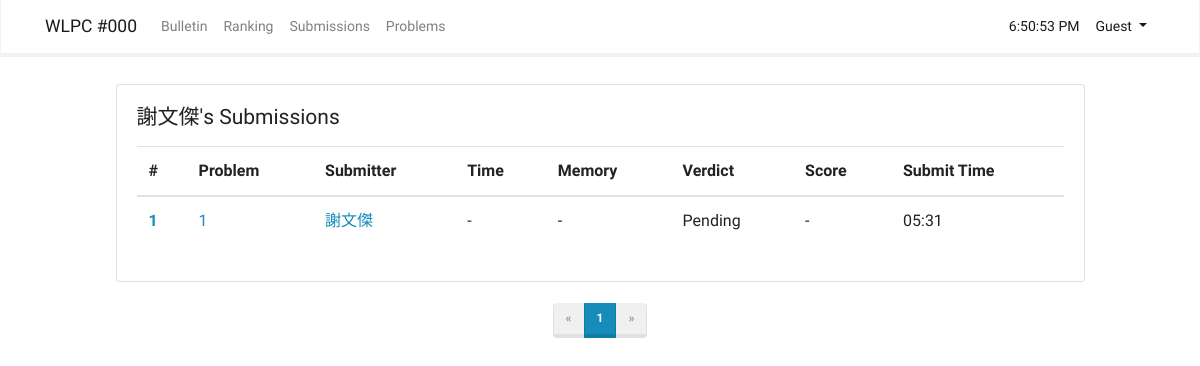
Before: /1/submissions with the older database file.
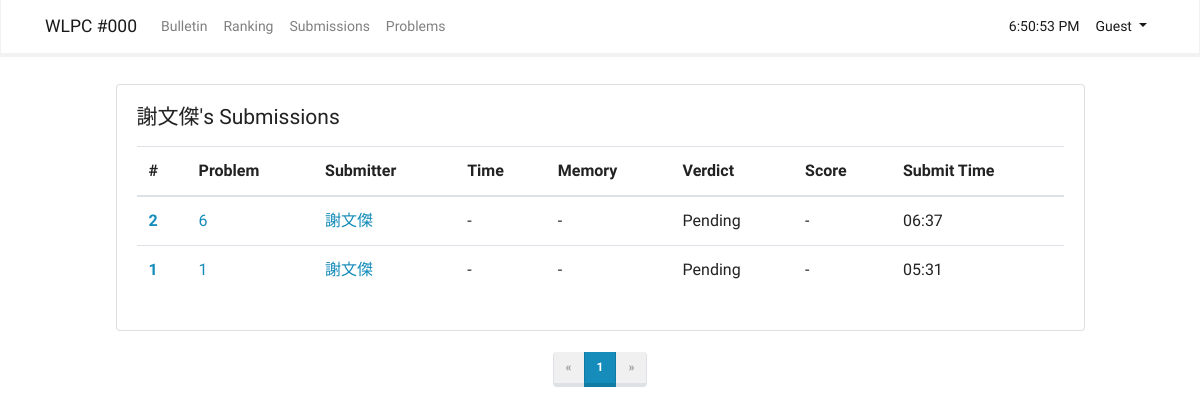
After: the same page with the newer database file.
### app/models.py (models this page shows, shortened)
class Submission(db.Model):
    __tablename__ = 'submissions'
    id = db.Column(db.Integer, primary_key = True)
    pid = db.Column(db.Integer)
    uid = db.Column(db.Integer)
    code = db.Column(db.Text)
    code_hash = db.Column(db.String)
    time = db.Column(db.Integer)
    memory = db.Column(db.Integer)
    verdict = db.Column(db.String(10))
    score = db.Column(db.Integer)
    create_time = db.Column(db.DateTime)

class User(UserMixin, db.Model):
    __tablename__ = 'users'
    id = db.Column(db.Integer, primary_key = True)
    email = db.Column(db.String(64), unique = True, index = True)
    username = db.Column(db.String(64), index = True)
    password_hash = db.Column(db.String(128))
    status = db.Column(db.String)
    score = db.Column(db.Integer)
    @property
    def password(self):
        raise AttributeError('password is not a readable attribute')

### app/submission/views.py (the view)
@submission.route('/<uid>/submissions')
def list_by_user(uid):
    page = request.args.get('page', 1, type=int)
    pagination = Submission.query.order_by(Submission.id.desc()).filter_by(uid = uid).paginate(page, per_page = current_app.config['ITEMS_PER_PAGE'], error_out = True)
    submissions = pagination.items
    user = User.query.get_or_404(uid)
    return render_template('submissions/list_by_user.html', current_time = datetime.utcnow(), submissions = submissions, pagination = pagination, user = user)

### app/templates/submissions/list_by_user.html (shortened to what this page needs)
{% extends "base.html" %}
{% import "_macros.html" as macros %}
{% block page_content %}
<div class="container" style="width: 90%">
    <div class="card">
        <div class="card-body">
            <h4 class="card-title mb-3">{{ user.username }}'s Submissions</h4>
            <table class="table">
                <thead>
                    <tr>
                        <th scope="col">#</th>
                        <th scope="col">Problem</th>
                        <th scope="col">Submitter</th>
                        <th scope="col">Time</th>
                        <th scope="col">Memory</th>
                        <th scope="col">Verdict</th>
                        <th scope="col">Score</th>
                        <th scope="col">Submit Time</th>
                    </tr>
                <tbody>
                    {% for submission in submissions %}
                    <tr class="table-default">
                        <th scope="row"><a href="{{ url_for('submission.result', sid = submission.id) }}">{{
                                submission.id }}</a></th>
                        <td><a href="#">{{ submission.pid }}</a></td>
                        <td><a href="{{ url_for('submission.list_by_user', uid = user.id) }}">{{ user.username }}</a></td>
                        <td>{{ submission.time or '-' }}</td>
                        <td>{{ submission.memory or '-' }}</td>
                        <td>{{ submission.verdict }}</td>
                        <td>{{ submission.score or '-' }}</td>
                        <td>{{ moment(submission.create_time).format('hh:mm') }}</td>
                    </tr>
                    {% endfor %}
                </tbody>
                </thead>
            </table>
        </div>
    </div><br>
    <div>
        {{ macros.pagination_widget(pagination, '.list_by_user', uid = current_user.id) }}
    </div>
</div>
{% endblock %}

Changed rows visible on the page:
added Submission: id "2", pid "6", {{ user.username }} "謝文傑", time "-", memory "-", verdict "Pending", score "-", create_time "06:37"
